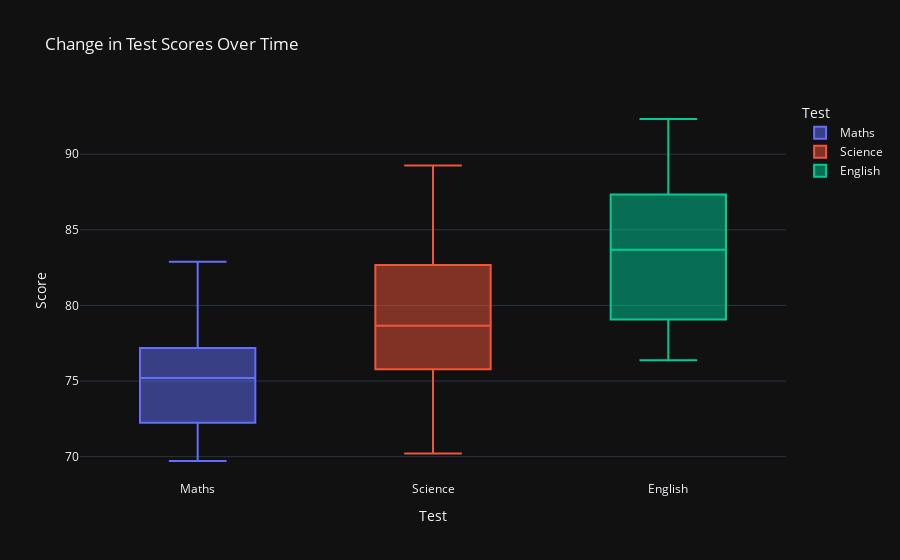

The cell this chart's notebook holds for it:
### Markdown cell above
## 3. Educational Dataset - Scores Across Subjects
o Objective: Determine if the mean scores differ between subjects (Math, Science, English).
o Hypothesis:
o Null Hypothesis: There is no difference in mean scores across the subjects.
o Significance Level (α): 0.05.
o Standard Deviation (σ): Calculate the standard deviation of scores for each subject.
o P-value: A p-value < 0.05 from one-way ANOVA suggests significant differences in mean scores across subjects.
o Visualization: Box plot of scores across different subjects.

### Code cell
np.random.seed(42)
data = {
    'Student': np.repeat(np.arange(1, 21), 3),
    'Test': np.tile(['Maths', 'Science', 'English'], 20),
    'Score': np.random.normal(loc=75, scale=5, size=60) + np.tile([0, 5, 10], 20)
}

df = pd.DataFrame(data)

# Perform the repeated measures ANOVA
rm_anova = AnovaRM(df, 'Score', 'Student', within=['Test']).fit()

print(rm_anova)

# Boxplot to visualize the distribution of scores at each test time point
fig2=px.box(data, x='Test', y='Score', color='Test', title='Change in Test Scores Over Time',template='plotly_dark')
fig2.show()

### Figure 1 — Plotly figure (JSON) as saved in the notebook; plotly's stock layout.template omitted (floating-point values rounded to 4 significant figures)
{"data": [{"alignmentgroup": "True", "hovertemplate": "Test=%{x}<br>Score=%{y}<extra></extra>", "legendgroup": "Maths", "marker": {"color": "#636efa"}, "name": "Maths", "notched": false, "offsetgroup": "Maths", "orientation": "v", "showlegend": true, "type": "box", "x": ["Maths", "Maths", "Maths", "Maths", "Maths", "Maths", "Maths", "Maths", "Maths", "Maths", "Maths", "Maths", "Maths", "Maths", "Maths", "Maths", "Maths", "Maths", "Maths", "Maths"], "x0": " ", "xaxis": "x", "y": [77.48, 82.62, 82.9, 77.71, 76.21, 72.19, 70.46, 73.87, 72.28, 76.88, 71.99, 69.71, 76.04, 75.98, 74.42, 71.4, 76.72, 73.07, 80.15, 73.45], "y0": " ", "yaxis": "y"}, {"alignmentgroup": "True", "hovertemplate": "Test=%{x}<br>Score=%{y}<extra></extra>", "legendgroup": "Science", "marker": {"color": "#EF553B"}, "name": "Science", "notched": false, "offsetgroup": "Science", "orientation": "v", "showlegend": true, "type": "box", "x": ["Science", "Science", "Science", "Science", "Science", "Science", "Science", "Science", "Science", "Science", "Science", "Science", "Science", "Science", "Science", "Science", "Science", "Science", "Science", "Science"], "x0": " ", "xaxis": "x", "y": [79.31, 78.83, 83.84, 77.68, 70.43, 74.94, 72.94, 80.34, 80.55, 77.0, 89.26, 84.11, 70.2, 83.69, 78.49, 77.7, 71.18, 76.62, 84.66, 81.66], "y0": " ", "yaxis": "y"}, {"alignmentgroup": "True", "hovertemplate": "Test=%{x}<br>Score=%{y}<extra></extra>", "legendgroup": "English", "marker": {"color": "#00cc96"}, "name": "English", "notched": false, "offsetgroup": "English", "orientation": "v", "showlegend": true, "type": "box", "x": ["English", "English", "English", "English", "English", "English", "English", "English", "English", "English", "English", "English", "English", "English", "English", "English", "English", "English", "English", "English"], "x0": " ", "xaxis": "x", "y": [88.24, 83.83, 82.65, 82.67, 76.38, 86.57, 92.33, 77.88, 79.25, 83.54, 84.93, 78.9, 78.36, 85.86, 77.61, 90.29, 86.62, 88.06, 80.8, 89.88], "y0": " ", "yaxis": "y"}], "layout": {"boxmode": "overlay", "legend": {"title": {"text": "Test"}, "tracegroupgap": 0}, "title": {"text": "Change in Test Scores Over Time"}, "xaxis": {"anchor": "y", "categoryarray": ["Maths", "Science", "English"], "categoryorder": "array", "domain": [0, 1], "title": {"text": "Test"}}, "yaxis": {"anchor": "x", "domain": [0, 1], "title": {"text": "Score"}}}}
